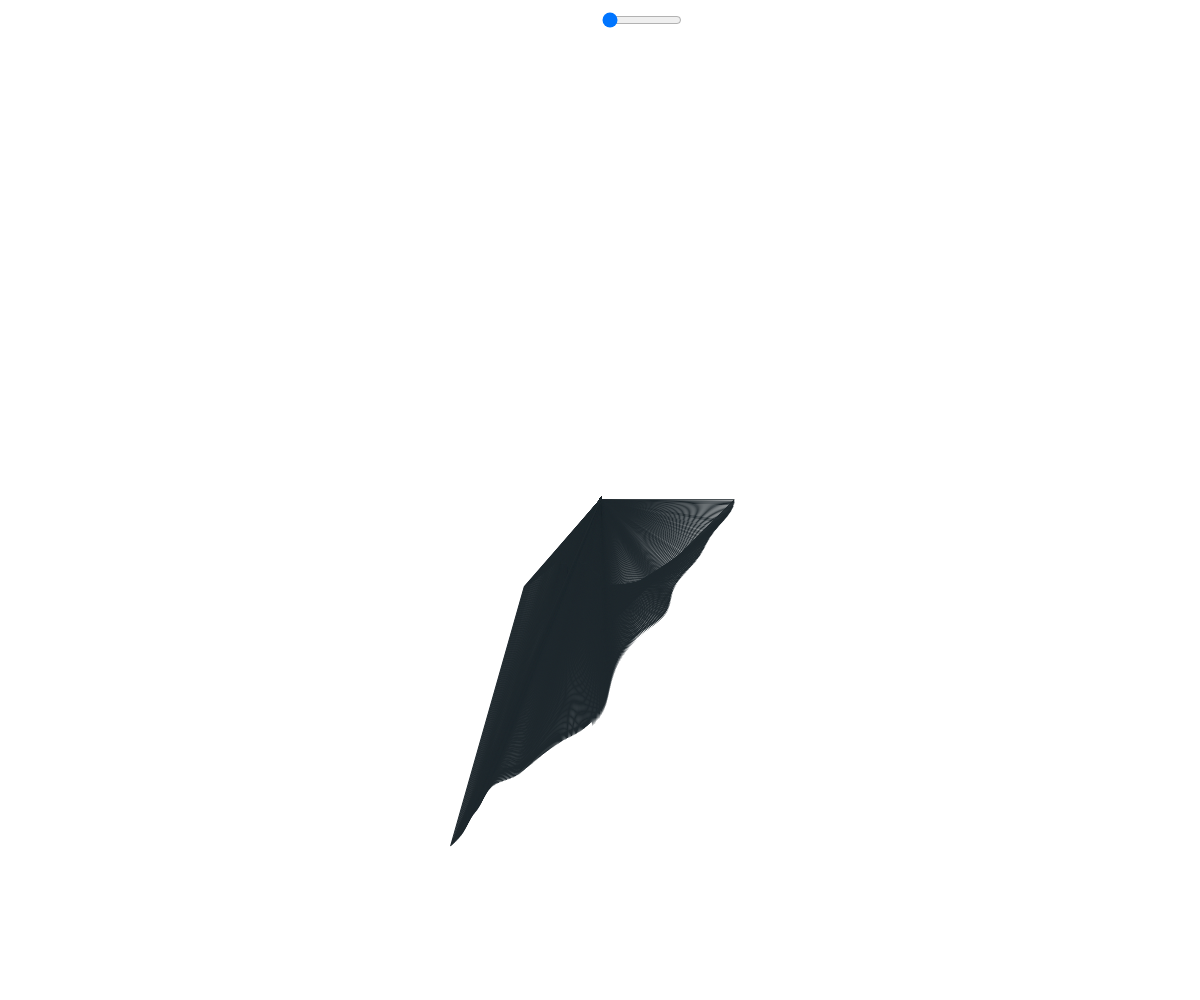
Frame 1 (no input)
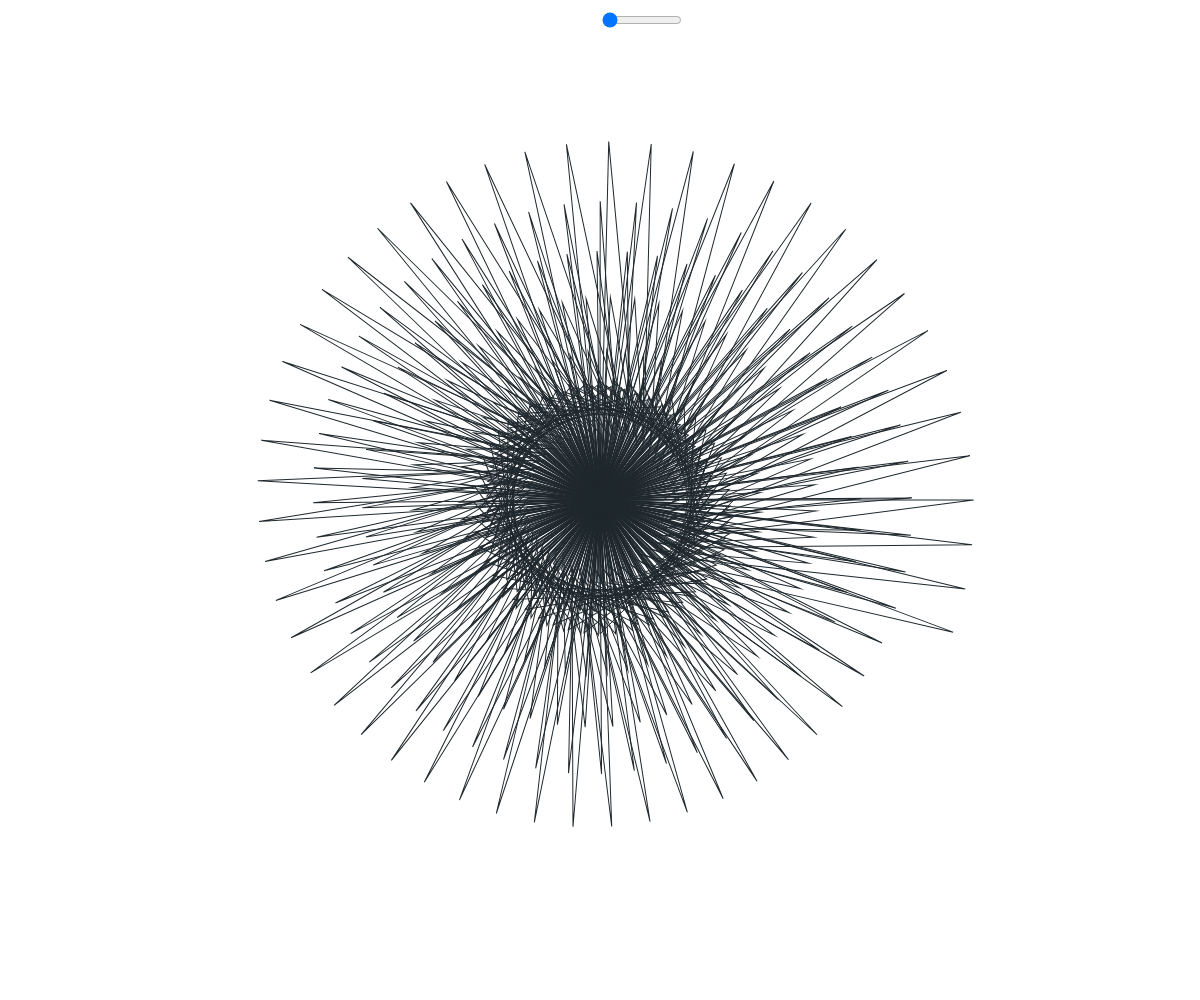
Frame 60 (no input)
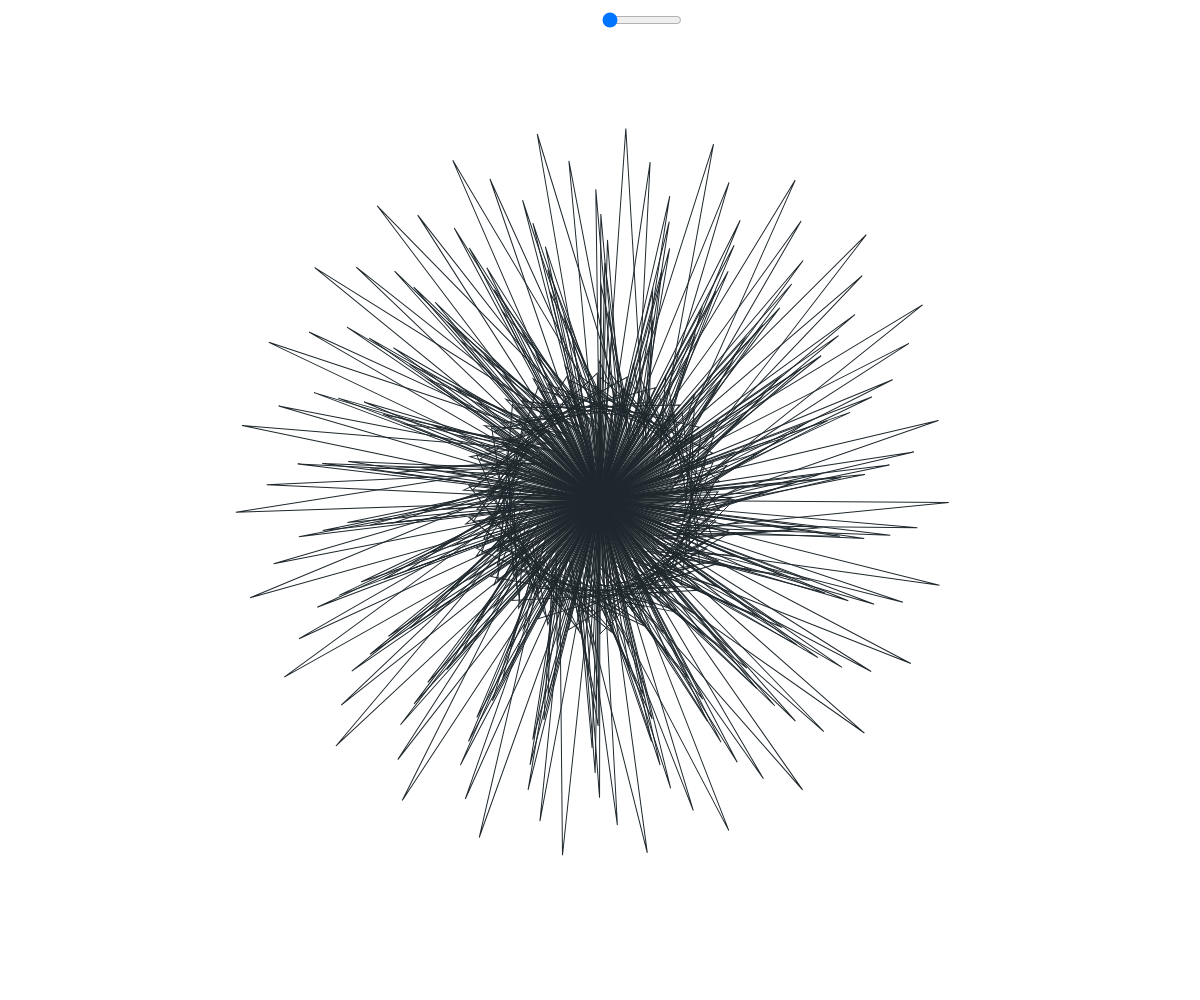
Frame 120 (the mouse pressed at the canvas centre since frame 60)

The p5.js sketch that drew these frames (run headless with seeded random() and noise() and a simulated clock; from frame 60 on, the mouse is pressed at the canvas centre):

// p5.js sketch
// ── sketch.js

let slider;
function setup() {
  createCanvas(windowWidth, windowHeight);
  slider = createSlider(500,10000);
  slider.position(width/2, 10);
  slider.size(80);
}

function draw() {
    background(255);
    translate(width/2,height/2);
  
    // background(g);

    let startSize = 200;
    let t=0;

    r = random(255); // r is a random number between 0 - 255
    g = random(100,200); // g is a random number betwen 100 - 200
    b = random(100); // b is a random number between 0 - 100
    a = random(200,255); // a is a random number between 200 - 255

    for(let i =0;i<360;i+=1){
      let n = noise(t);
      noFill();
      stroke(31, 40, 45);
      // triangle(0,0,0,startSize*n,startSize*n, startSize*n);
      triangle(0,0,0,startSize*n,startSize*n, startSize*t);
      // rotate(frameCount/random(200,5000)); 

      rotate(frameCount/slider.value()); 
      t+=.005
    }

}
